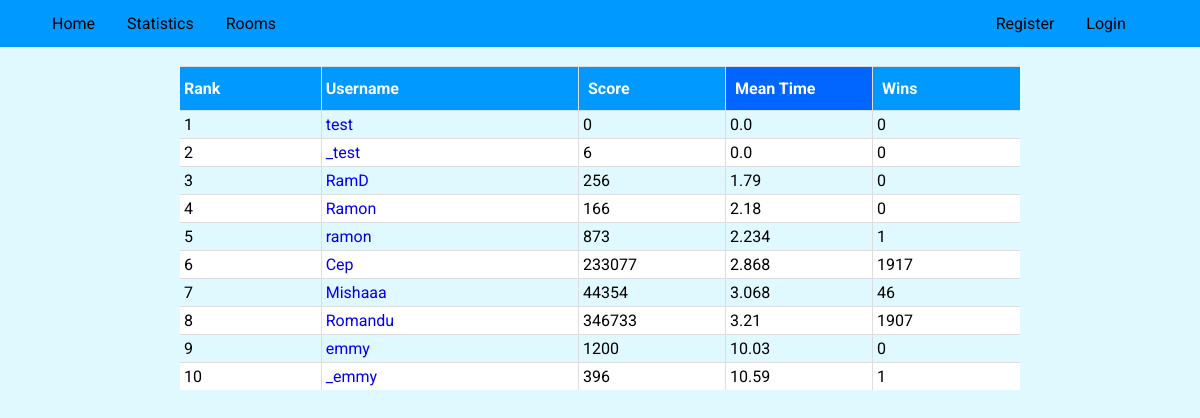
Screenshot of /leaderboards/MGT with the database file from the repository.
### tables this page shows
CREATE TABLE users (userID integer PRIMARY KEY, username text, password text, Score integer DEFAULT 0, Time float DEFAULT 0, Guess_Count integer DEFAULT 0, MGT float DEFAULT 0, wins INTEGER DEFAULT 0);

### app.py (the view)
@app.route('/leaderboards/<stat>')
def leaderboards(stat):
    if stat == "MGT":
        Database = db.execute("SELECT * FROM users ORDER BY mgt ASC")
    elif stat == "wins":
        Database = db.execute("SELECT * FROM users ORDER BY wins DESC")
    else:
        Database = db.execute("SELECT * FROM users ORDER BY Score DESC")
    return render_template("leaderboards.html", Database = Database, username = session.get("username", "guest"), stat = stat, rooms = all_rooms)

### template/leaderboards.html (shortened to what this page needs)
{% extends "layout.html" %}
{% block body %}
  <br>
  <div class = table_container>
    <table id="stats_table">
    <thead>
      <tr>
        <th>Rank</th>
        <th>Username</th>
        <th style = width:17.5% id = score><a href = "{{ url_for('leaderboards', stat='Scores') }}" class='nolink'>Score</a></th>
        <th style = width:17.5% id = mgt><a href = "{{ url_for('leaderboards', stat='MGT') }}" class='nolink'>Mean Time</a></th>
        <th style = width:17.5% id = wins><a href = "{{ url_for('leaderboards', stat='wins') }}" class='nolink'>Wins</a></th>
      </tr>
    </thead>
    <tbody>
      {% for row in Database %}
        <tr>
          <td>{{ loop.index0 + 1 }}</td>
          {% if username == row.username %}
          <td><a href= "{{url_for('profile', user = row.username)}}" class = 'Users'><b>{{ row.username }}</b></a></td>
          {% else %}
          <td><a href= "{{url_for('profile', user = row.username)}}" class = 'Users'>{{ row.username }} </a></td>
          {% endif %}
          <td>{{ row.Score }} </td>
          <td>{{ row.MGT }} </td>
          <td>{{ row.wins or 0 }} </td>
        </tr>
      {% endfor %}
    </tbody>
  </table>
  </div>
{% endblock %}

### template/layout.html (shortened to what this page needs)
<!DOCTYPE html>
<html lang="en">
    <head>
        <link href="/static/styles.css" rel="stylesheet">
    </head>
      <body>
        <div>
        <div class="navbar" >
          <div class = 'GameNav'>
          <a href="{{ url_for('main') }}">Home</a>
        <div class="subnav">
          <button class="subnavbtn">Statistics </button>
          </div>
          <div class="subnav">
          <button class="subnavbtn">Rooms </button>
              </div>
            <div class = logregBtn>
              {% if username == "guest" %}
              <a href="{{ url_for('register') }}" method = "post">Register</a>
              <a href="{{ url_for('login') }}" method = "post">Login</a>
              {% endif %}
            </div>
        </div>
      </div>
      {% block body %}{% endblock %}
    </body>
</html>

### static/styles.css (style rules this page uses)
html { font-size: 100%; box-sizing: border-box; height: 100%; }
*, *::before, *::after { box-sizing: inherit; }
body { margin: 0; padding: 0; background: #e0f8ff; font-family: 'Roboto', sans-serif; min-height: 100%; }
* { box-sizing:border-box }
.navbar { overflow: hidden; background-color: #0099ff; }
.navbar a { float: left; font-size: 16px; color: black; text-align: center; padding: 14px 16px; text-decoration: none; }
.subnav { float: left; overflow: hidden; }
.subnav .subnavbtn { font-size: 16px; border: none; outline: none; color: black; padding: 14px 16px; background-color: inherit; font-family: inherit; margin: 0; }
.table_container { width: 70%; margin: auto; overflow-y: auto; overflow-x: auto; height: 85vh; min-width: 600px; }
#stats_table { border-collapse: separate; border-spacing: 0; width: 100%; }
#stats_table td, #stats_table th { border: 1px solid #ddd; padding: 4px; border-top: 0; border-left: 0; }
#stats_table td:last-child, #stats_table th:last-child { border-right: 0; }
#stats_table tbody tr:last-child td { border-bottom: 0; }
#stats_table tr:nth-child(even) { background-color: white; }
#stats_table thead { position: sticky; top: 0; z-index: 10; }
#stats_table th { padding-top: 12px; padding-bottom: 12px; text-align: left; background-color: #0099ff; color: white; border-top: 1px solid #ddd; }
.nolink { text-decoration: none; background-color: none; color: white; padding: 5px; }
.Users { text-decoration: none; background-color: none; }
.logregBtn { float:right; margin-right: 5%; }
.GameNav { margin-left: 3%; }

### rows the page displays
users: username "test", Score "0", MGT "0.0", wins "0"
users: username "_test", Score "6", MGT "0.0", wins "0"
users: username "RamD", Score "256", MGT "1.79", wins "0"
users: username "Ramon", Score "166", MGT "2.18", wins "0"
users: username "ramon", Score "873", MGT "2.234", wins "1"
users: username "Cep", Score "233077", MGT "2.868", wins "1917"
users: username "Mishaaa", Score "44354", MGT "3.068", wins "46"
users: username "Romandu", Score "346733", MGT "3.21", wins "1907"
users: username "emmy", Score "1200", MGT "10.03", wins "0"
users: username "_emmy", Score "396", MGT "10.59", wins "1"
